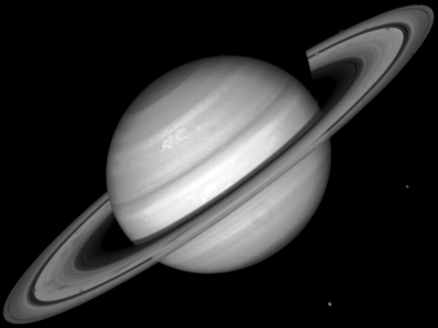
%> input picture Prácticas/Práctica 4/saturno.tif, 438 x 328 px
$ octave Ejercicio_9b.m   (GNU Octave 9; MATLAB toolbox functions it lacks are replaced by stand-ins)
%> lines starting %> are read from the running program, lines starting %| are printed output that depends on the picture
I = imread ('saturno.tif');
%> I is the input picture: size 328x438 uint8; min 0, max 255, mean 50.5

% Aplicación de ruido gaussiano
J = imnoise(I, 'gaussian' , 0, 0.01);
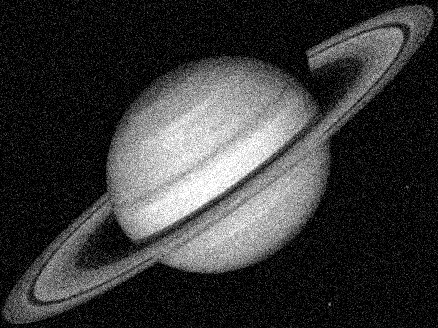
%> J: size 328x438 uint8; min 0, max 255, mean 56.6

figure, imshow(J);


% Restauración con filtro media (5x5)
g = fspecial('average', [5 5]);
M1 = filter2(g, J)/255;

figure, imshow(M1);


% Realzado con el filtro "unsharp"
h = fspecial('unsharp');
M2 = abs(filter2(h, M1));
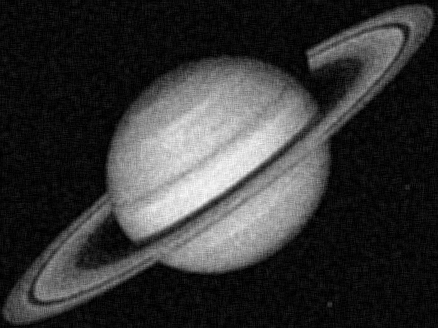
%> M2: size 328x438 double; min 4.34e-18, max 1.04, mean 0.222; drawn with min black and max white

figure, imshow(M2);
